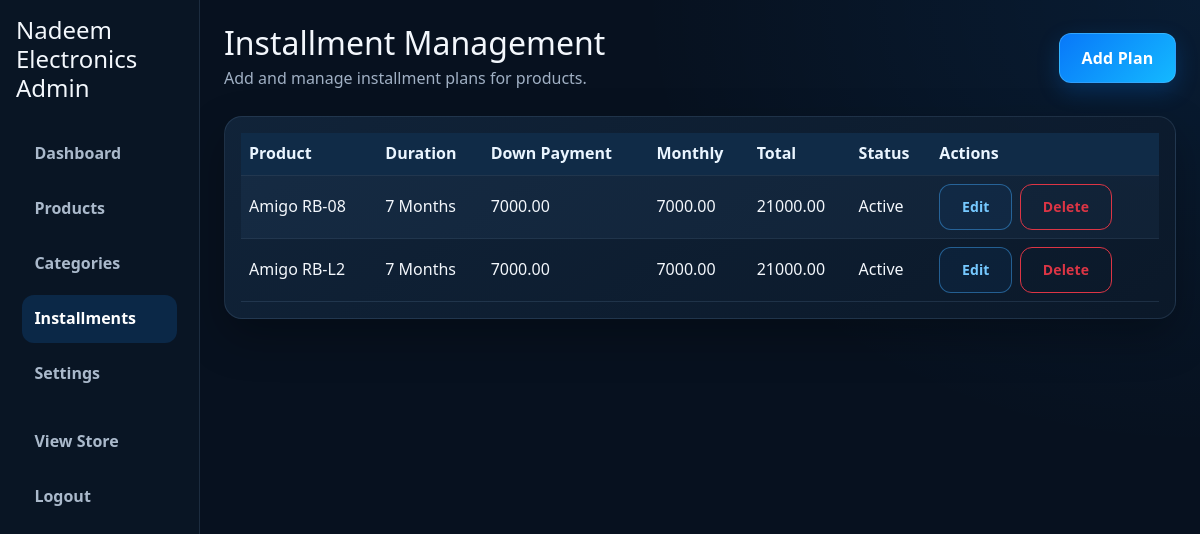
/admin/installments (signed in), run on the app's committed database.
### app/models.py (models this page shows)
class ShopSettings(db.Model):
    __tablename__ = "shop_settings"
    id = db.Column(db.Integer, primary_key=True)
    shop_name = db.Column(db.String(200), nullable=False, default="ElectroCart")
    logo = db.Column(db.String(255))
    address = db.Column(db.String(300))
    phone1 = db.Column(db.String(50))
    phone2 = db.Column(db.String(50))
    whatsapp = db.Column(db.String(50))
    email = db.Column(db.String(150))
    opening_hours = db.Column(db.String(200))
    facebook = db.Column(db.String(255))
    instagram = db.Column(db.String(255))
    google_maps = db.Column(db.String(255))
    about_shop = db.Column(db.Text)
    footer_text = db.Column(db.String(255))
    created_at = db.Column(db.DateTime, default=datetime.utcnow)
    updated_at = db.Column(db.DateTime, default=datetime.utcnow, onupdate=datetime.utcnow)

class InstallmentPlan(db.Model):
    __tablename__ = "installment_plan"
    id = db.Column(db.Integer, primary_key=True)
    product_id = db.Column(db.Integer, db.ForeignKey("product.id"), nullable=False)
    duration_months = db.Column(db.Integer, nullable=False)
    down_payment = db.Column(db.Numeric(10, 2))
    monthly_installment = db.Column(db.Numeric(10, 2))
    total_amount = db.Column(db.Numeric(10, 2))
    cash_price = db.Column(db.Numeric(10, 2))
    processing_fee = db.Column(db.Numeric(10, 2))
    notes = db.Column(db.Text)
    is_active = db.Column(db.Boolean, default=True)
    created_at = db.Column(db.DateTime, default=datetime.utcnow)
    updated_at = db.Column(db.DateTime, default=datetime.utcnow, onupdate=datetime.utcnow)

class Product(db.Model):
    __tablename__ = "product"
    id = db.Column(db.Integer, primary_key=True)
    category_id = db.Column(db.Integer, db.ForeignKey("category.id"), nullable=False)
    product_code = db.Column(db.String(80), unique=True, nullable=False)
    name = db.Column(db.String(200), nullable=False)
    brand = db.Column(db.String(120), nullable=False)
    model = db.Column(db.String(150), nullable=False)
    short_description = db.Column(db.Text)
    full_description = db.Column(db.Text)
    mrp = db.Column(db.Numeric(10, 2))
    cash_price = db.Column(db.Numeric(10, 2))
    down_payment = db.Column(db.Numeric(10, 2))
    stock_status = db.Column(db.String(80), default="In Stock")
    featured = db.Column(db.Boolean, default=False)
    is_active = db.Column(db.Boolean, default=True)
    image = db.Column(db.String(255))
    created_at = db.Column(db.DateTime, default=datetime.utcnow)
    updated_at = db.Column(db.DateTime, default=datetime.utcnow, onupdate=datetime.utcnow)
    images = db.relationship("ProductImage", backref="product", lazy=True, cascade="all, delete-orphan")
    specifications = db.relationship("ProductSpecification", backref="product", lazy=True, cascade="all, delete-orphan")
    installment_plans = db.relationship("InstallmentPlan", backref="product", lazy=True, cascade="all, delete-orphan")

### app/routes/admin.py (the view)
@admin_bp.route("/installments")
@login_required
def installments():
    plans = InstallmentPlan.query.order_by(InstallmentPlan.duration_months.asc()).all()
    return render_template("admin/installments.html", plans=plans)

### app/utils.py (called while the page is built)
def whatsapp_url(settings, message):
    raw_number = settings.whatsapp if settings and settings.whatsapp else ""
    number = re.sub(r"\D", "", raw_number)
    if number.startswith("00"):
        number = number[2:]
    elif number.startswith("0") and len(number) in {10, 11}:
        number = f"92{number.lstrip('0')}"
    if not 7 <= len(number) <= 15:
        return None
    return f"https://wa.me/{number}?{urlencode({'text': message})}"

### templates/admin/installments.html (shortened to what this page needs)
{% extends 'admin/layout.html' %}
{% block admin_content %}
<div class="container-fluid p-4">
  <div class="d-flex justify-content-between align-items-center mb-4 flex-wrap gap-2">
    <div>
      <h2 class="mb-1">Installment Management</h2>
      <p class="text-muted mb-0">Add and manage installment plans for products.</p>
    </div>
    <a href="{{ url_for('admin.add_installment') }}" class="btn btn-primary">Add Plan</a>
  </div>
  <div class="admin-card p-3">
    <div class="table-responsive">
      <table class="table table-striped align-middle mb-0">
        <thead>
          <tr>
            <th>Product</th>
            <th>Duration</th>
            <th>Down Payment</th>
            <th>Monthly</th>
            <th>Total</th>
            <th>Status</th>
            <th>Actions</th>
          </tr>
        </thead>
        <tbody>
          {% for plan in plans %}
          <tr>
            <td>{{ plan.product.name if plan.product else 'Unknown Product' }}</td>
            <td>{{ plan.duration_months }} Months</td>
            <td>{{ plan.down_payment if plan.down_payment else 'N/A' }}</td>
            <td>{{ plan.monthly_installment if plan.monthly_installment else 'N/A' }}</td>
            <td>{{ plan.total_amount if plan.total_amount else 'N/A' }}</td>
            <td>{{ 'Active' if plan.is_active else 'Inactive' }}</td>
            <td>
              <div class="d-flex gap-2">
                <a href="{{ url_for('admin.edit_installment', plan_id=plan.id) }}" class="btn btn-sm btn-outline-primary">Edit</a>
                <form method="post" action="{{ url_for('admin.delete_installment', plan_id=plan.id) }}">
                  <button type="submit" class="btn btn-sm btn-outline-danger" data-confirm-delete>Delete</button>
                </form>
              </div>
            </td>
          </tr>
          {% else %}
          <tr><td colspan="7" class="text-center text-muted">No installment plans have been added yet.</td></tr>
          {% endfor %}
        </tbody>
      </table>
    </div>
  </div>
</div>
{% endblock %}

### templates/admin/layout.html (shortened to what this page needs)
<!doctype html>
<html lang="en">
  <head>
    <link href="https://cdn.jsdelivr.net/npm/bootstrap@5.3.3/dist/css/bootstrap.min.css" rel="stylesheet">
    <link rel="stylesheet" href="{{ url_for('static', filename='css/style.css') }}">
    <link rel="stylesheet" href="{{ url_for('static', filename='css/showroom-theme.css') }}">
  </head>
  <body>
    <div class="admin-layout">
      <div class="row g-0 h-100">
        <aside class="col-lg-2 sidebar p-3">
          <h4 class="mb-4">{{ site_settings.shop_name if site_settings and site_settings.shop_name else 'Nadeem Electronics' }} Admin</h4>
          <nav class="nav flex-column">
            <a class="nav-link {% if request.path == url_for('admin.dashboard') %}active{% endif %}" href="{{ url_for('admin.dashboard') }}">Dashboard</a>
            <a class="nav-link {% if '/products' in request.path %}active{% endif %}" href="{{ url_for('admin.products') }}">Products</a>
            <a class="nav-link {% if '/categories' in request.path %}active{% endif %}" href="{{ url_for('admin.categories') }}">Categories</a>
            <a class="nav-link {% if '/installments' in request.path %}active{% endif %}" href="{{ url_for('admin.installments') }}">Installments</a>
            <a class="nav-link {% if '/settings' in request.path %}active{% endif %}" href="{{ url_for('admin.settings') }}">Settings</a>
            <a class="nav-link mt-3" href="{{ url_for('public.index') }}" target="_blank">View Store</a>
            <a class="nav-link" href="{{ url_for('admin.logout') }}">Logout</a>
          </nav>
        </aside>
        <div class="col-lg-10 admin-content">
          {% block admin_content %}{% endblock %}
        </div>
      </div>
    </div>
  </body>
</html>

### static/css/style.css (style rules this page uses)
:root { --primary: #0f6dff; --primary-strong: #0a4ec4; --primary-soft: #edf5ff; --primary-deep: #091a35; --sky: #8fd8ff; --text: #112136; --muted: #64748b; --border: rgba(15, 109, 255, 0.12); --surface: #ffffff; --surface-soft: #f4f9ff; --success: #1fb56d; --warning: #f7b32b; --danger: #e13d5d; --shadow-soft: 0 18px 40px rgba(11, 42, 89, 0.08); --shadow-strong: 0 24px 56px rgba(9, 43, 89, 0.17); --radius-lg: 24px; --radius-md: 18px; --radius-sm: 12px; }
html { scroll-behavior: smooth; }
body { font-family: "Segoe UI", Arial, sans-serif; background: radial-gradient(circle at top left, rgba(143, 216, 255, 0.32), transparent 28%), linear-gradient(180deg, #f6fbff 0%, #eef6ff 100%); color: var(--text); line-height: 1.6; }
a { text-decoration: none; }
.btn { border-radius: 999px; padding: 0.72rem 1.35rem; font-weight: 700; letter-spacing: 0.01em; transition: transform 0.2s ease, box-shadow 0.2s ease; }
.btn-primary { background: linear-gradient(135deg, var(--primary), #2794ff); border: none; color: white; box-shadow: 0 16px 25px rgba(15, 109, 255, 0.25); }
.btn-outline-primary { color: var(--primary-strong); border-color: rgba(15, 109, 255, 0.25); background: white; }
.category-card, .product-card, .feature-card, .admin-card, .info-box, .stat-box { border: 1px solid var(--border); border-radius: var(--radius-md); background: rgba(255,255,255,0.92); box-shadow: var(--shadow-soft); transition: transform 0.2s ease, box-shadow 0.2s ease; }
.admin-layout { min-height: 100vh; }
.sidebar { background: linear-gradient(180deg, #0b1f3d, #0a1634); color: white; min-height: 100vh; border-right: 1px solid rgba(255,255,255,0.08); }
.sidebar .nav-link { color: rgba(255,255,255,0.78); font-weight: 600; border-radius: 12px; margin: 0.2rem 0.35rem; transition: 0.2s ease; }
.sidebar .nav-link:hover, .sidebar .nav-link.active { background: rgba(255,255,255,0.08); color: white; }
.admin-content { background: #f5f9ff; }
.admin-card { background: rgba(255,255,255,0.96); border-radius: var(--radius-md); box-shadow: var(--shadow-soft); }

### data on the page
ShopSettings: shop_name "Nadeem Electronics"
InstallmentPlan: product "Amigo RB-08", duration_months "7", down_payment "7000.00", monthly_installment "7000.00", total_amount "21000.00", is_active "Active"
InstallmentPlan: product "Amigo RB-L2", duration_months "7", down_payment "7000.00", monthly_installment "7000.00", total_amount "21000.00", is_active "Active"
